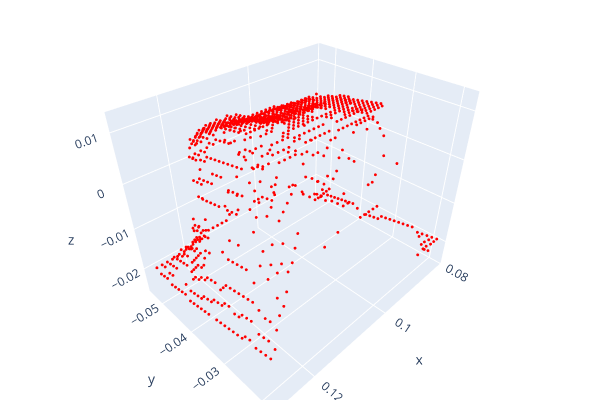

The code cell stored with this chart in its notebook:
### Code cell
roi_pcd_base = transform_pcd_cam2base(roi_pcd, cam2base_path)
# o3d.visualization.draw_plotly([roi_pcd_base])

### Figure 1 — Plotly figure (JSON) as saved in the notebook; plotly's stock layout.template omitted (floating-point values rounded to 4 significant figures; data arrays with more than 128 entries replaced by an {"elided": "..."} marker saying what was removed)
{"data": [{"marker": {"color": {"elided": "969x3 float values"}, "size": 1}, "mode": "markers", "type": "scatter3d", "x": {"elided": "969 float values"}, "y": {"elided": "969 float values"}, "z": {"elided": "969 float values"}}], "layout": {"height": 400, "margin": {"b": 0, "l": 0, "r": 0, "t": 0}, "scene": {"camera": {"center": {"x": 0, "y": 0, "z": 0}, "up": {"x": 0, "y": 0, "z": 1}}}, "showlegend": false, "width": 600}}
